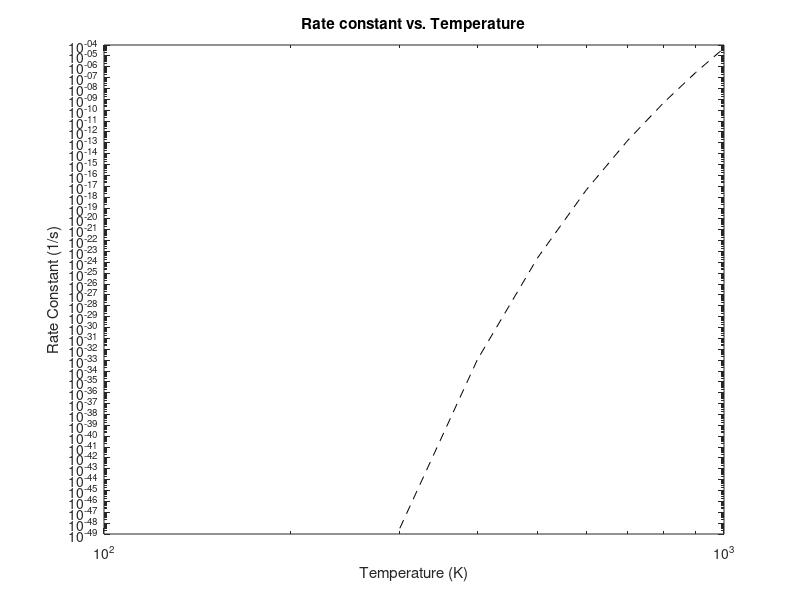

This figure's MATLAB source:
%PROBLEM SET 10
%GUILHERME BERTOLA

%Problem 3

% A = H2CO
% T = TS

NA = 6.02214076e23; % mol-1
h = 6.62607004e-34; %m2 kg / s
kb = 1.38064852e-23; %m2 kg s-2 K-1
c = 299792458; %m / s
c = c * 100; %cm / s

MA = 30.031; %g/mol
MT = 30.031; %g/mol

IAz = 6.33171; %amu * Bohr^2
IAy = 46.71640; %amu * Bohr^2
IAx = 53.04811; %amu * Bohr^2

ITz = 7.17351; %amu * Bohr^2
ITy = 51.09245; %amu * Bohr^2
ITx = 58.26594; %amu * Bohr^2

IAz = IAz * 1.66054e-27 * (5.29177e-11)^2; %Kg * m-2
IAy = IAy * 1.66054e-27 * (5.29177e-11)^2; %Kg * m-2
IAx = IAx * 1.66054e-27 * (5.29177e-11)^2; %Kg * m-2

ITz = ITz * 1.66054e-27 * (5.29177e-11)^2; %Kg * m-2
ITy = ITy * 1.66054e-27 * (5.29177e-11)^2; %Kg * m-2
ITx = ITx * 1.66054e-27 * (5.29177e-11)^2; %Kg * m-2

vA = [1198.5963; 1279.6691; 1563.0192; 1849.4365; 2916.4495; 2967.4670]; %cm-1
vT = [782.5773; 918.4587; 1285.9031; 1936.0523; 3212.5622]; %cm-1

E_A = -114.473648; %Hartree

E_T = -114.339439; %Hartree

Ea = E_T - E_A;

Ea = (Ea * 627.5095) / NA; % Kcal
Ea = Ea * 4184; %J

Temp_span = 300:100:1000;

qvA = 1;
qvT = 1;
rates = zeros(8,1);
j = 1;
for T=Temp_span
    qTvA = ((2*pi*MA*kb*T)/(h^2))^(3/2);
    qTvT = ((2*pi*MT*kb*T)/(h^2))^(3/2);
    qrA = pi^0.5 * ((8*(pi^2)*kb*T)/(h^2))^1.5 * IAx^0.5 * IAy^0.5 * IAz^0.5;
    qrT = pi^0.5 * ((8*(pi^2)*kb*T)/(h^2))^1.5 * ITx^0.5 * ITy^0.5 * ITz^0.5;
    for i=1:6
       qvA = qvA * (1/(1-exp((-h*c*vA(i))/(kb*T)))); 
    end
    for i=1:5
       qvT = qvT * (1/(1-exp((-h*c*vT(i))/(kb*T)))); 
    end
    Ktst = (kb*T)/(h) * (qTvT/qTvA) * (qrT/qrA) * (qvT/qvA) * exp((-Ea)/(kb*T));
    rates(j) = Ktst;
    j = j +1 ;
end

loglog(Temp_span,rates,"--k");
xlabel("Temperature (K)");
ylabel("Rate Constant (1/s)");
title("Rate constant vs. Temperature");


